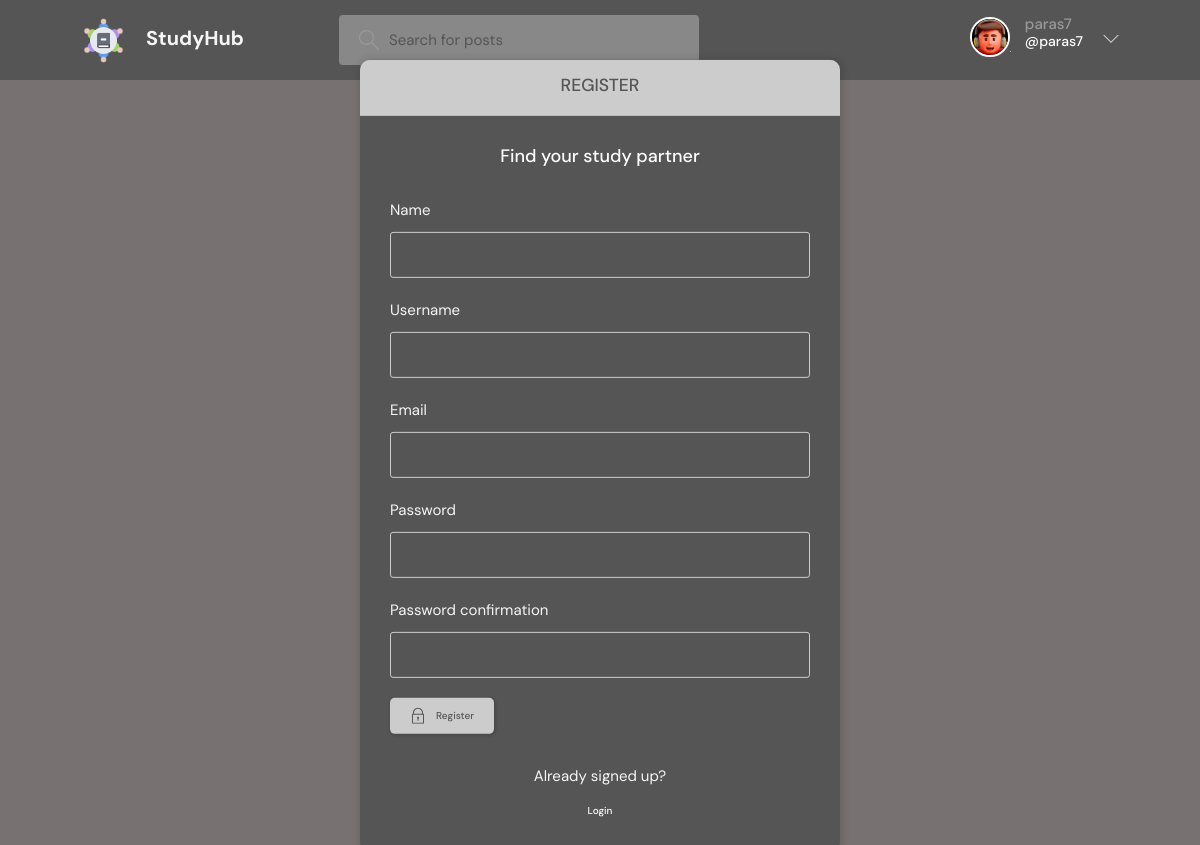
Page /register/ (signed in) on the committed database.
### base/models.py (models this page shows)
class User(AbstractUser):
    name = models.CharField(max_length=200, null=True)
    email = models.EmailField(unique=True, null=True)
    bio = models.TextField(null=True)
    avatar = models.ImageField(null=True, default="avatar.svg")
    USERNAME_FIELD = 'email'
    REQUIRED_FIELDS = []

### base/views.py (the view, shortened to what this page needs)
# urls.py: path('register/', views.registerPage, name="register"),
def registerPage(request):
    form = MyUserCreationForm()
    errors = None
    return render(request, 'base/login_register.html', {'form': form})

### base/forms.py
class MyUserCreationForm(UserCreationForm):
    class Meta:
        model = User
        fields = ['name', 'username', 'email', 'password1', 'password2']

### base/templates/base/login_register.html (shortened to what this page needs)
{% extends 'main.html' %}
{% block content %}
<main class="auth layout">
  {% if page == 'login' %}
  <div class="container">
    <div class="layout__box">
      <div class="layout__boxHeader">
        <div class="layout__boxTitle">
          <h3>Login</h3>
        </div>
      </div>
      <div class="layout__body">
        <h2 class="auth__tagline">Find your study partner</h2>
        <form class="form" action="" method="POST">
          {% csrf_token %}
          <div class="form__group form__group">
            <label for="room_name">Email</label>
            <input id="username" name="email" type="email" placeholder="e.g. dennis_ivy@email.com" />
          </div>
          <div class=" form__group">
            <label for="password">Password</label>
            <input id="password" name="password" type="password"
              placeholder="&bull;&bull;&bull;&bull;&bull;&bull;&bull;&bull;" />
          </div>
          <button class="btn btn--main" type="submit">
            <svg version="1.1" xmlns="http://www.w3.org/2000/svg" width="32" height="32" viewBox="0 0 32 32">
              <title>lock</title>
              <path
                d="M27 12h-1v-2c0-5.514-4.486-10-10-10s-10 4.486-10 10v2h-1c-0.553 0-1 0.447-1 1v18c0 0.553 0.447 1 1 1h22c0.553 0 1-0.447 1-1v-18c0-0.553-0.447-1-1-1zM8 10c0-4.411 3.589-8 8-8s8 3.589 8 8v2h-16v-2zM26 30h-20v-16h20v16z">
              </path>
              <path
                d="M15 21.694v4.306h2v-4.306c0.587-0.348 1-0.961 1-1.694 0-1.105-0.895-2-2-2s-2 0.895-2 2c0 0.732 0.413 1.345 1 1.694z">
              </path>
            </svg>
            Login
          </button>
        </form>
        <div class="auth__action">
          <p>Haven't signed up yet?</p>
          <a href="{% url 'register' %}" class="btn btn--link">Sign Up</a>
        </div>
      </div>
    </div>
  </div>
  {% else %}
  <div class="container">
    <div class="layout__box">
      <div class="layout__boxHeader">
        <div class="layout__boxTitle">
          <h3>Register</h3>
        </div>
      </div>
      <div class="layout__body">
        <h2 class="auth__tagline">Find your study partner</h2>
        <form class="form" action="" method="POST">
          {% for field in form %}
          <div class="form__group form__group">
            <label for="room_name">{{field.label}}</label>
            {{field}}
          </div>
          {% endfor %}
          <button class="btn btn--main" type="submit">
            Register
          </button>
        </form>
        <div class="auth__action">
          <p>Already signed up?</p>
          <a href="{% url 'login' %}" class="btn btn--link">Login</a>
        </div>
      </div>
    </div>
  </div>
  {% endif %}
</main>
{% endblock content %}

### templates/navbar.html (shortened to what this page needs)
{% load static %}
<header class="header header--loggedIn  nvbar">
    <div class="container">
        <a href="{% url 'home' %}" class="header__logo">
            <img src="{% static 'images/logo.png' %}" />
            <h1>StudyHub</h1>
        </a>
        <form class="header__search" method="GET" action="{% url 'home' %}">
            <label>
                <input name="q" placeholder="Search for posts" value="{{cur_srch}}"/>
            </label>
        </form>
        <nav class="header__menu">
            {% if request.user.is_authenticated %}
            <div class="header__user">
                <a href="{% url 'user-profile' request.user.id %}">
                    <div class="avatar avatar--medium active">
                        <img src="{{request.user.avatar.url}}" />
                    </div>
                    <p>{{request.user.username}} <span>@{{request.user.username}}</span></p>
                </a>
                <button class="dropdown-button">
                    <svg version="1.1" xmlns="http://www.w3.org/2000/svg" width="32" height="32" viewBox="0 0 32 32">
                        <title>chevron-down</title>
                        <path d="M16 21l-13-13h-3l16 16 16-16h-3l-13 13z"></path>
                    </svg>
                </button>
            </div>
            {% else %}
            <a href="{% url 'login' %}">
                <img src="{% static 'images/avatar.svg' %}" />
                <p>Login</p>
            </a>
            {% endif %}
        </nav>
    </div>
</header>

### rows in the picture
User: user.avatar (picture), user.username "paras7"

### other values in the picture
{{ field.label }} "Name" "Username" "Email" "Password" "Password confirmation"
